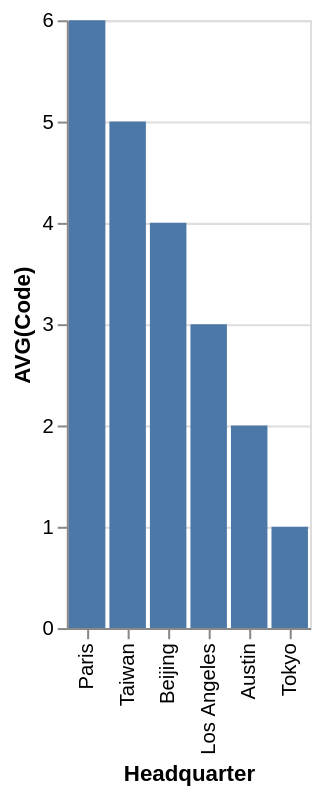

Specify this chart in Vega-Lite:
### Vega-Lite specification from a JSON file in a GitHub repository (floating-point values rounded to 4 significant figures)
{"data": {"values": [{"x_data": "Paris", "y_data": 6}, {"x_data": "Taiwan", "y_data": 5}, {"x_data": "Beijing", "y_data": 4}, {"x_data": "Los Angeles", "y_data": 3}, {"x_data": "Austin", "y_data": 2}, {"x_data": "Tokyo", "y_data": 1}]}, "mark": "bar", "encoding": {"x": {"field": "x_data", "type": "nominal", "title": "Headquarter", "sort": {"op": "sum", "field": "y_data", "order": "descending"}}, "y": {"field": "y_data", "type": "quantitative", "title": "AVG(Code)"}}}
